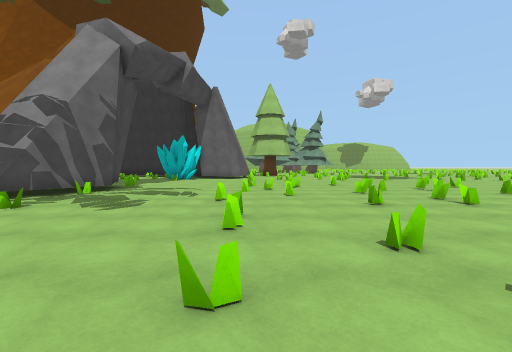
view 1 (above)

24 first-person views from a walk through a Unity game level. The camera is 1.4 m above the floor, tilts 2° down and sees 90° across. The floor is counted in squares, 2 m on a side. Each view is taken from the middle of a square. On the plan, view 1 faces up. The plan holds only what a view shows up to about 9 squares ahead; the rest is blank. The place goes on beyond the plan. Some animated figures are not drawn. Surface patterns are stand-ins for the level's own textures.

view 2
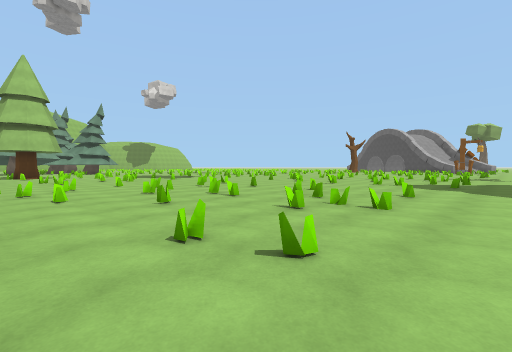

view 3
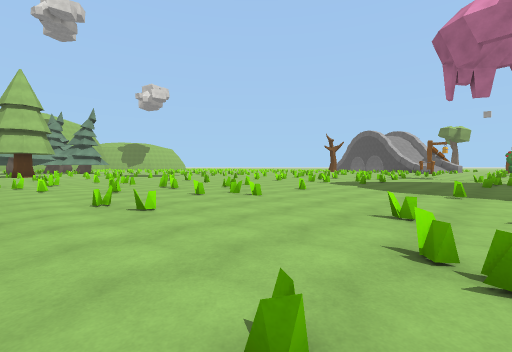

view 4
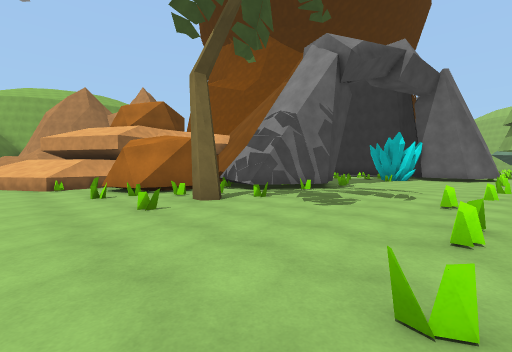

view 5
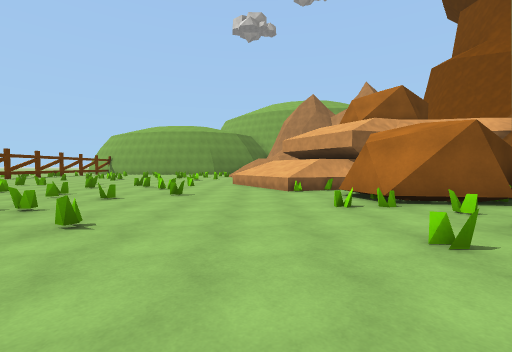

view 6
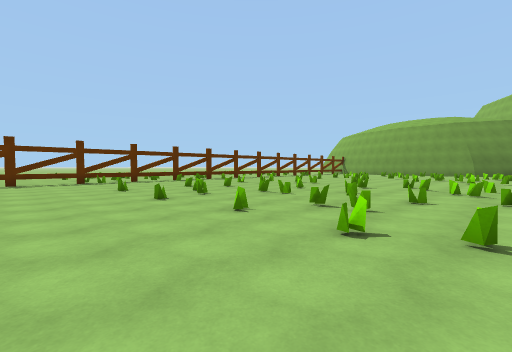

view 7
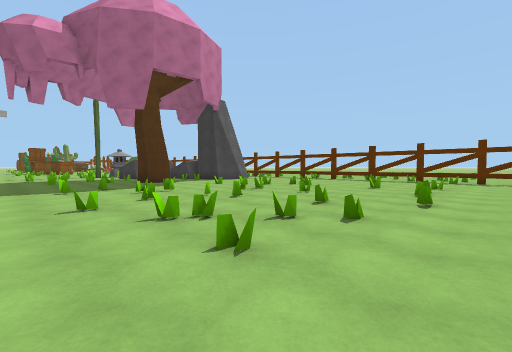

view 8
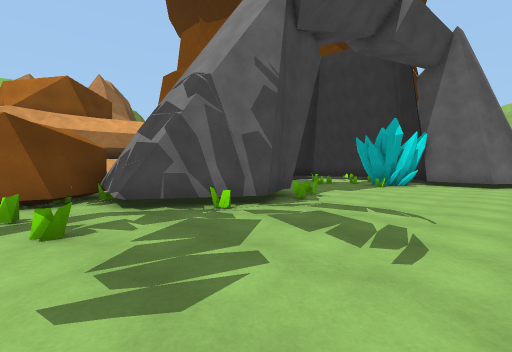

view 9
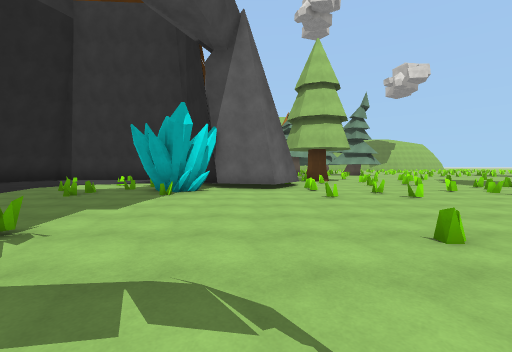

view 10
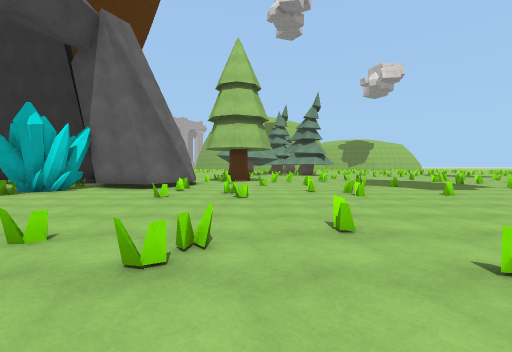

view 11
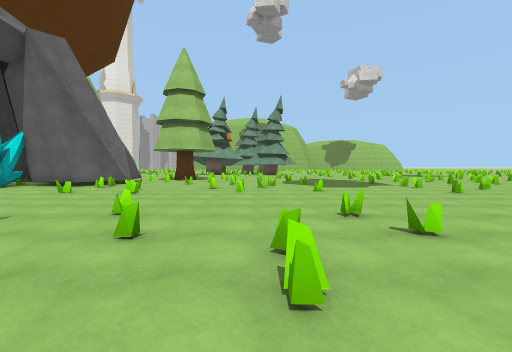

view 12
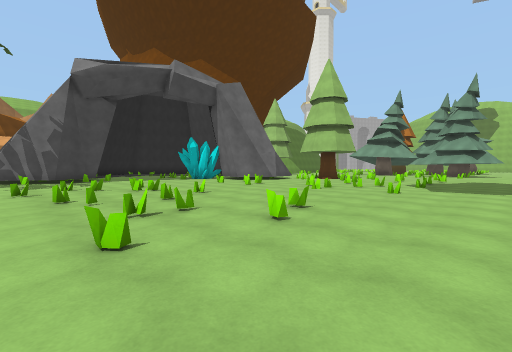

view 13
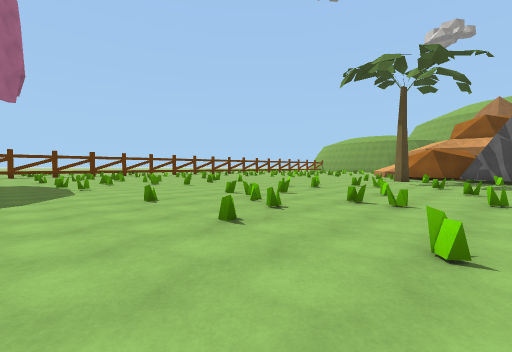

view 14
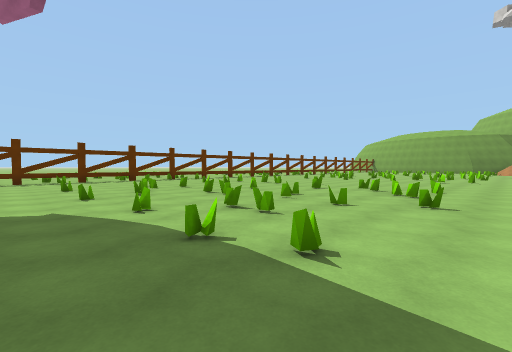

view 15
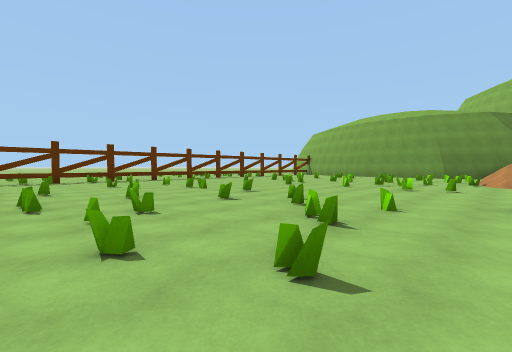

view 16
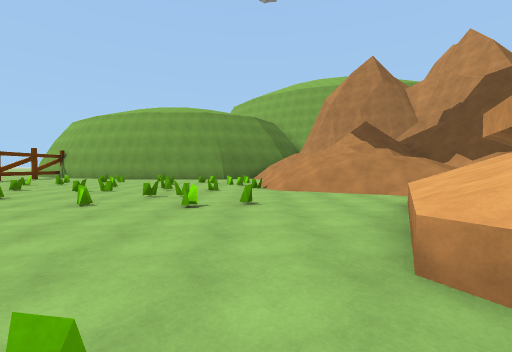

view 17
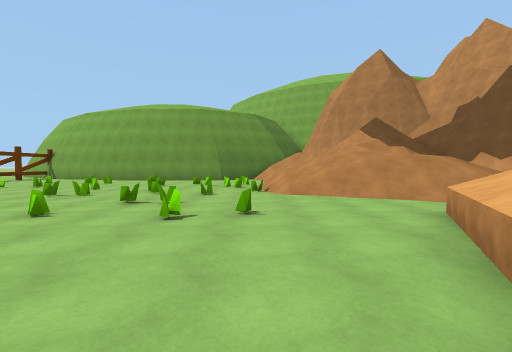

view 18
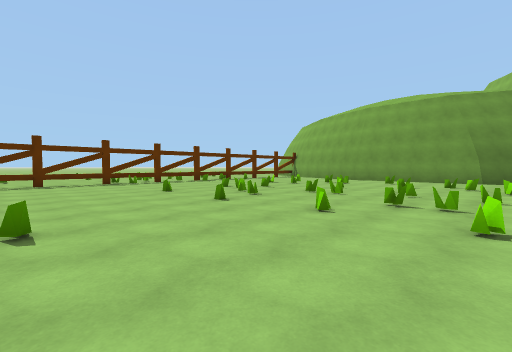

view 19
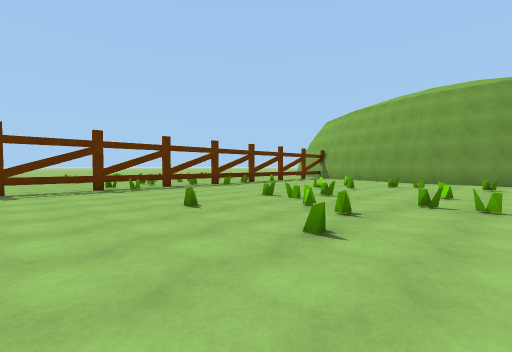

view 20
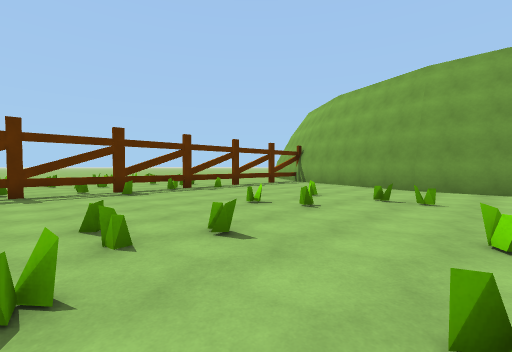

view 21
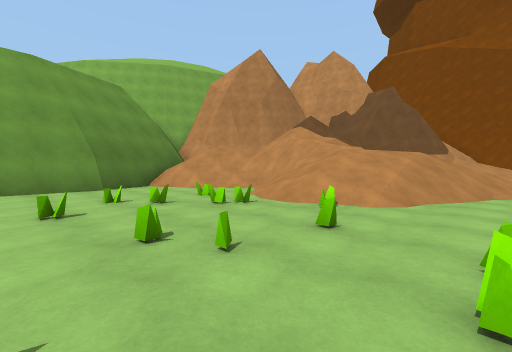

view 22
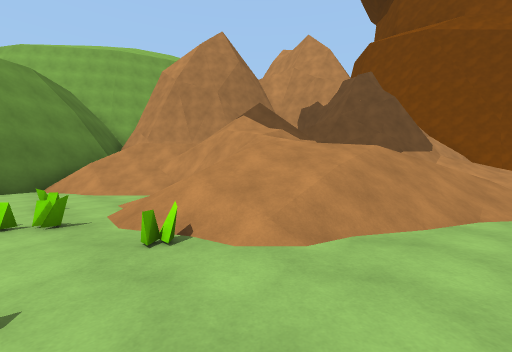

view 23
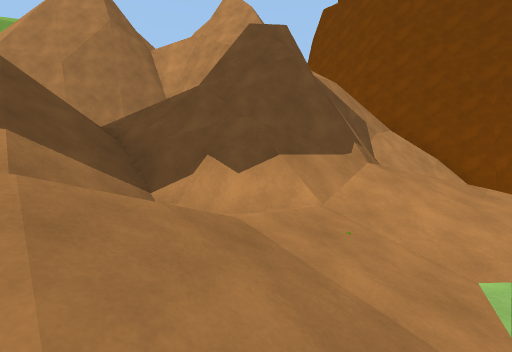

view 24
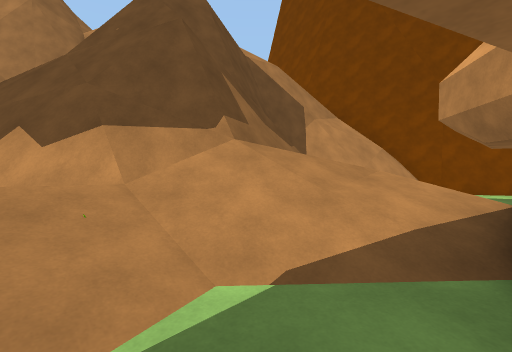

### Floor plan
Key: @ floor where view 1 was taken; # wall or solid block; x gap in a wall; . main floor; : floor 0.25 m higher than the main floor; + floor 4.5 m higher than the main floor; / step, stairs or slope; = window, fence, low wall or low ledge; ^ raised ledge; v drop or lower ground; T palm tree; R rock; H thing the floor can be seen under or through; O other object.
Columns run from 25 left of view 1 to 9 right of it. Each row starts with its distance up from view 1.
 18                                  ..
 17                                 ...
 16                ::::: O###.. ...==..
 15                ::::# O.##.....=....
 14        ###      ::###O....=..==.=..
 13       ##/.       :/......=.=..=....
 12      =^/          /................
 11      ^/            ................
 10     ^#             /........=......
  9       # /#          #....==.....=..
  8       #///    +v    #....=...==....
  7     ^^#///    +v   ##.......=.=....
  6    ###///.   Rvvv###....=.=........
  5   //=#///.  RRv RRR........=.=.....
  4   =//////   RR v RR.#....=.....==..
  3   =//////     xvRRR=T....=...==....
  2  //////// ^   ^#.RR..#....=...=.=..
  1 //#/////.^^^ ^^^.........=.=.......
  0 ////////...^^^^..........@.........
 -1 //.////.....^......................
 -2 /...//=..=.......=..=.....=..=..=..
 -3 ....=.=..=.....=.=..=......=..=..=.
 -4 ...=....=.....=....=......=....=...
 -5 ......=..=.......=..=........=..=..
 -6 ..=....=.....=....=......=....=....
 -7 .....=.=........=.=.........=.=..=.
 -8 ..=.....=....=.....=......=....=...
 -9 ..=...=.=....=...=.=......=..=.=...
-10 ....=..=..=....=..=..=.....=. =..=.
-11 .............. .............   ....
-12 ..............  ... ......       ..
-13  .............   ..  .....       ..
-14   ....=..=....        ..
-15    #=HHHHHHHH=
-16     ....= ...
-17       =.  ...
-18       .=   ..

Where each view was taken, in squares from view 1:
view 1: 0 up, 0 right, facing up
view 2: 0 up, 0 right, facing up-right
view 3: 3 down, 0 right, facing up-right
view 4: 0 up, 0 right, facing up-left
view 5: 0 up, 2 left, facing left
view 6: 2 down, 2 left, facing down-left
view 7: 1 down, 1 left, facing down-right
view 8: 4 up, 1 left, facing up-left
view 9: 7 up, 2 left, facing up
view 10: 7 up, 2 right, facing up
view 11: 6 up, 5 right, facing up
view 12: 6 up, 9 right, facing up-left
view 13: 7 up, 9 right, facing down-left
view 14: 1 down, 9 right, facing down-left
view 15: 1 down, 7 left, facing down-left
view 16: 2 down, 11 left, facing left
view 17: 2 down, 12 left, facing left
view 18: 3 down, 12 left, facing down-left
view 19: 6 down, 13 left, facing down-left
view 20: 7 down, 17 left, facing down-left
view 21: 6 down, 17 left, facing up-left
view 22: 3 down, 17 left, facing up-left
view 23: 3 up, 17 left, facing up-left
view 24: 5 up, 16 left, facing up-left
